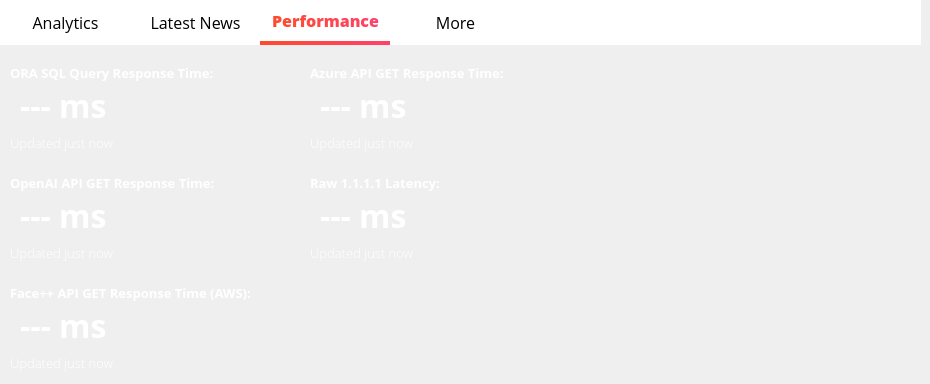
      <widget class="QWidget" name="performance">
       <widget class="QWidget" name="widget_27" native="true">
        <property name="geometry">
         <rect>
          <x>0</x>
          <y>0</y>
          <width>921</width>
          <height>45</height>
         </rect>
        </property>
        <property name="styleSheet">
         <string notr="true">QWidget{
background-color: rgb(255, 255, 255);
}
QPushButton {
    border: none;
    padding: 5px 10px;
    font-size: 16px;
    font-weight: normal;
    color: black;
}

QPushButton:checked {
    border-bottom: 4px solid qlineargradient(x1:0, y1:0, x2:1, y2:0, stop:0 #FF4B2B, stop:1 #FF416C);
    border-right: none;
    border-top: none;
    color: qlineargradient(x1:0, y1:0, x2:1, y2:0, stop:0 #FF4B2B, stop:1 #FF416C);
    font-weight: 700;
}

QPushButton:hover {
    background-color: qlineargradient(x1:0, y1:0, x2:1, y2:0, stop:0 #f2f2f2, stop:1 #e6e6e6);
}</string>
        </property>
        <widget class="QPushButton" name="pushButton_120">
         <property name="geometry">
          <rect>
           <x>0</x>
           <y>0</y>
           <width>131</width>
           <height>45</height>
          </rect>
         </property>
         <property name="font">
          <font>
           <family>Open Sans</family>
           <pointsize>-1</pointsize>
           <weight>50</weight>
           <bold>false</bold>
          </font>
         </property>
         <property name="cursor">
          <cursorShape>PointingHandCursor</cursorShape>
         </property>
         <property name="styleSheet">
          <string notr="true">border: none;
</string>
         </property>
         <property name="text">
          <string>Analytics</string>
         </property>
        </widget>
        <widget class="QPushButton" name="pushButton_121">
         <property name="geometry">
          <rect>
           <x>130</x>
           <y>0</y>
           <width>131</width>
           <height>45</height>
          </rect>
         </property>
         <property name="font">
          <font>
           <family>Open Sans</family>
           <pointsize>-1</pointsize>
           <weight>50</weight>
           <bold>false</bold>
          </font>
         </property>
         <property name="cursor">
          <cursorShape>PointingHandCursor</cursorShape>
         </property>
         <property name="styleSheet">
          <string notr="true">border: none;

</string>
         </property>
         <property name="text">
          <string>Latest News</string>
         </property>
        </widget>
        <widget class="QPushButton" name="pushButton_122">
         <property name="enabled">
          <bool>false</bool>
         </property>
         <property name="geometry">
          <rect>
           <x>260</x>
           <y>0</y>
           <width>131</width>
           <height>45</height>
          </rect>
         </property>
         <property name="font">
          <font>
           <family>Open Sans</family>
           <pointsize>-1</pointsize>
           <weight>87</weight>
           <bold>true</bold>
          </font>
         </property>
         <property name="styleSheet">
          <string notr="true">border-bottom: 4px solid qlineargradient(x1:0, y1:0, x2:1, y2:0, stop:0 #FF4B2B, stop:1 #FF416C);;
border-right: none;
border-top: none;
color: qlineargradient(x1:0, y1:0, x2:1, y2:0, stop:0 #FF4B2B, stop:1 #FF416C);
font-weight: 700;
</string>
         </property>
         <property name="text">
          <string>Performance</string>
         </property>
        </widget>
        <widget class="QPushButton" name="pushButton_123">
         <property name="geometry">
          <rect>
           <x>390</x>
           <y>0</y>
           <width>131</width>
           <height>45</height>
          </rect>
         </property>
         <property name="font">
          <font>
           <family>Open Sans</family>
           <pointsize>-1</pointsize>
           <weight>50</weight>
           <bold>false</bold>
          </font>
         </property>
         <property name="cursor">
          <cursorShape>PointingHandCursor</cursorShape>
         </property>
         <property name="styleSheet">
          <string notr="true">border: none;</string>
         </property>
         <property name="text">
          <string>More</string>
         </property>
        </widget>
       </widget>
       <widget class="QLabel" name="label_50">
        <property name="geometry">
         <rect>
          <x>10</x>
          <y>60</y>
          <width>211</width>
          <height>25</height>
         </rect>
        </property>
        <property name="sizePolicy">
         <sizepolicy hsizetype="Minimum" vsizetype="Minimum">
          <horstretch>0</horstretch>
          <verstretch>0</verstretch>
         </sizepolicy>
        </property>
        <property name="minimumSize">
         <size>
          <width>50</width>
          <height>25</height>
         </size>
        </property>
        <property name="font">
         <font>
          <family>Open Sans</family>
          <pointsize>10</pointsize>
          <weight>75</weight>
          <bold>true</bold>
         </font>
        </property>
        <property name="styleSheet">
         <string notr="true">background: transparent;
color: white;</string>
        </property>
        <property name="text">
         <string>ORA SQL Query Response Time:</string>
        </property>
       </widget>
       <widget class="QLabel" name="stat1_2">
        <property name="geometry">
         <rect>
          <x>20</x>
          <y>90</y>
          <width>178</width>
          <height>30</height>
         </rect>
        </property>
        <property name="sizePolicy">
         <sizepolicy hsizetype="Minimum" vsizetype="Minimum">
          <horstretch>0</horstretch>
          <verstretch>0</verstretch>
         </sizepolicy>
        </property>
        <property name="minimumSize">
         <size>
          <width>50</width>
          <height>30</height>
         </size>
        </property>
        <property name="font">
         <font>
          <family>Open Sans</family>
          <pointsize>24</pointsize>
          <weight>75</weight>
          <bold>true</bold>
         </font>
        </property>
        <property name="styleSheet">
         <string notr="true">background: transparent;
color: white;</string>
        </property>
        <property name="text">
         <string>--- ms</string>
        </property>
       </widget>
       <widget class="QLabel" name="label_51">
        <property name="geometry">
         <rect>
          <x>10</x>
          <y>130</y>
          <width>178</width>
          <height>25</height>
         </rect>
        </property>
        <property name="sizePolicy">
         <sizepolicy hsizetype="Minimum" vsizetype="Minimum">
          <horstretch>0</horstretch>
          <verstretch>0</verstretch>
         </sizepolicy>
        </property>
        <property name="minimumSize">
         <size>
          <width>50</width>
          <height>25</height>
         </size>
        </property>
        <property name="font">
         <font>
          <family>Open Sans Light</family>
          <pointsize>10</pointsize>
          <weight>50</weight>
          <bold>false</bold>
         </font>
        </property>
        <property name="styleSheet">
         <string notr="true">color: rgb(255, 255, 255);
background-color: transparent;</string>
        </property>
        <property name="text">
         <string>Updated just now</string>
        </property>
       </widget>
       <widget class="QLabel" name="label_61">
        <property name="geometry">
         <rect>
          <x>10</x>
          <y>170</y>
          <width>361</width>
          <height>25</height>
         </rect>
        </property>
        <property name="sizePolicy">
         <sizepolicy hsizetype="Minimum" vsizetype="Minimum">
          <horstretch>0</horstretch>
          <verstretch>0</verstretch>
         </sizepolicy>
        </property>
        <property name="minimumSize">
         <size>
          <width>50</width>
          <height>25</height>
         </size>
        </property>
        <property name="font">
         <font>
          <family>Open Sans</family>
          <pointsize>10</pointsize>
          <weight>75</weight>
          <bold>true</bold>
         </font>
        </property>
        <property name="styleSheet">
         <string notr="true">background: transparent;
color: white;</string>
        </property>
        <property name="text">
         <string>OpenAI API GET Response Time:</string>
        </property>
       </widget>
       <widget class="QLabel" name="stat1_5">
        <property name="geometry">
         <rect>
          <x>20</x>
          <y>200</y>
          <width>178</width>
          <height>30</height>
         </rect>
        </property>
        <property name="sizePolicy">
         <sizepolicy hsizetype="Minimum" vsizetype="Minimum">
          <horstretch>0</horstretch>
          <verstretch>0</verstretch>
         </sizepolicy>
        </property>
        <property name="minimumSize">
         <size>
          <width>50</width>
          <height>30</height>
         </size>
        </property>
        <property name="font">
         <font>
          <family>Open Sans</family>
          <pointsize>24</pointsize>
          <weight>75</weight>
          <bold>true</bold>
         </font>
        </property>
        <property name="styleSheet">
         <string notr="true">background: transparent;
color: white;</string>
        </property>
        <property name="text">
         <string>--- ms</string>
        </property>
       </widget>
       <widget class="QLabel" name="label_62">
        <property name="geometry">
         <rect>
          <x>10</x>
          <y>240</y>
          <width>178</width>
          <height>25</height>
         </rect>
        </property>
        <property name="sizePolicy">
         <sizepolicy hsizetype="Minimum" vsizetype="Minimum">
          <horstretch>0</horstretch>
          <verstretch>0</verstretch>
         </sizepolicy>
        </property>
        <property name="minimumSize">
         <size>
          <width>50</width>
          <height>25</height>
         </size>
        </property>
        <property name="font">
         <font>
          <family>Open Sans Light</family>
          <pointsize>10</pointsize>
          <weight>50</weight>
          <bold>false</bold>
         </font>
        </property>
        <property name="styleSheet">
         <string notr="true">color: rgb(255, 255, 255);
background-color: transparent;</string>
        </property>
        <property name="text">
         <string>Updated just now</string>
        </property>
       </widget>
       <widget class="QLabel" name="label_63">
        <property name="geometry">
         <rect>
          <x>10</x>
          <y>280</y>
          <width>251</width>
          <height>25</height>
         </rect>
        </property>
        <property name="sizePolicy">
         <sizepolicy hsizetype="Minimum" vsizetype="Minimum">
          <horstretch>0</horstretch>
          <verstretch>0</verstretch>
         </sizepolicy>
        </property>
        <property name="minimumSize">
         <size>
          <width>50</width>
          <height>25</height>
         </size>
        </property>
        <property name="font">
         <font>
          <family>Open Sans</family>
          <pointsize>10</pointsize>
          <weight>75</weight>
          <bold>true</bold>
         </font>
        </property>
        <property name="styleSheet">
         <string notr="true">background: transparent;
color: white;</string>
        </property>
        <property name="text">
         <string>Face++ API GET Response Time (AWS):</string>
        </property>
       </widget>
       <widget class="QLabel" name="stat1_6">
        <property name="geometry">
         <rect>
          <x>20</x>
          <y>310</y>
          <width>178</width>
          <height>30</height>
         </rect>
        </property>
        <property name="sizePolicy">
         <sizepolicy hsizetype="Minimum" vsizetype="Minimum">
          <horstretch>0</horstretch>
          <verstretch>0</verstretch>
         </sizepolicy>
        </property>
        <property name="minimumSize">
         <size>
          <width>50</width>
          <height>30</height>
         </size>
        </property>
        <property name="font">
         <font>
          <family>Open Sans</family>
          <pointsize>24</pointsize>
          <weight>75</weight>
          <bold>true</bold>
         </font>
        </property>
        <property name="styleSheet">
         <string notr="true">background: transparent;
color: white;</string>
        </property>
        <property name="text">
         <string>--- ms</string>
        </property>
       </widget>
       <widget class="QLabel" name="label_64">
        <property name="geometry">
         <rect>
          <x>10</x>
          <y>350</y>
          <width>178</width>
          <height>25</height>
         </rect>
        </property>
        <property name="sizePolicy">
         <sizepolicy hsizetype="Minimum" vsizetype="Minimum">
          <horstretch>0</horstretch>
          <verstretch>0</verstretch>
         </sizepolicy>
        </property>
        <property name="minimumSize">
         <size>
          <width>50</width>
          <height>25</height>
         </size>
        </property>
        <property name="font">
         <font>
          <family>Open Sans Light</family>
          <pointsize>10</pointsize>
          <weight>50</weight>
          <bold>false</bold>
         </font>
        </property>
        <property name="styleSheet">
         <string notr="true">color: rgb(255, 255, 255);
background-color: transparent;</string>
        </property>
        <property name="text">
         <string>Updated just now</string>
        </property>
       </widget>
       <widget class="QLabel" name="label_52">
        <property name="geometry">
         <rect>
          <x>310</x>
          <y>130</y>
          <width>178</width>
          <height>25</height>
         </rect>
        </property>
        <property name="sizePolicy">
         <sizepolicy hsizetype="Minimum" vsizetype="Minimum">
          <horstretch>0</horstretch>
          <verstretch>0</verstretch>
         </sizepolicy>
        </property>
        <property name="minimumSize">
         <size>
          <width>50</width>
          <height>25</height>
         </size>
        </property>
        <property name="font">
         <font>
          <family>Open Sans Light</family>
          <pointsize>10</pointsize>
          <weight>50</weight>
          <bold>false</bold>
         </font>
        </property>
        <property name="styleSheet">
         <string notr="true">color: rgb(255, 255, 255);
background-color: transparent;</string>
        </property>
        <property name="text">
         <string>Updated just now</string>
        </property>
       </widget>
       <widget class="QLabel" name="label_53">
        <property name="geometry">
         <rect>
          <x>310</x>
          <y>60</y>
          <width>211</width>
          <height>25</height>
         </rect>
        </property>
        <property name="sizePolicy">
         <sizepolicy hsizetype="Minimum" vsizetype="Minimum">
          <horstretch>0</horstretch>
          <verstretch>0</verstretch>
         </sizepolicy>
        </property>
        <property name="minimumSize">
         <size>
          <width>50</width>
          <height>25</height>
         </size>
        </property>
        <property name="font">
         <font>
          <family>Open Sans</family>
          <pointsize>10</pointsize>
          <weight>75</weight>
          <bold>true</bold>
         </font>
        </property>
        <property name="styleSheet">
         <string notr="true">background: transparent;
color: white;</string>
        </property>
        <property name="text">
         <string>Azure API GET Response Time:</string>
        </property>
       </widget>
       <widget class="QLabel" name="stat1_3">
        <property name="geometry">
         <rect>
          <x>320</x>
          <y>90</y>
          <width>178</width>
          <height>30</height>
         </rect>
        </property>
        <property name="sizePolicy">
         <sizepolicy hsizetype="Minimum" vsizetype="Minimum">
          <horstretch>0</horstretch>
          <verstretch>0</verstretch>
         </sizepolicy>
        </property>
        <property name="minimumSize">
         <size>
          <width>50</width>
          <height>30</height>
         </size>
        </property>
        <property name="font">
         <font>
          <family>Open Sans</family>
          <pointsize>24</pointsize>
          <weight>75</weight>
          <bold>true</bold>
         </font>
        </property>
        <property name="styleSheet">
         <string notr="true">background: transparent;
color: white;</string>
        </property>
        <property name="text">
         <string>--- ms</string>
        </property>
       </widget>
       <widget class="QLabel" name="label_54">
        <property name="geometry">
         <rect>
          <x>310</x>
          <y>170</y>
          <width>211</width>
          <height>25</height>
         </rect>
        </property>
        <property name="sizePolicy">
         <sizepolicy hsizetype="Minimum" vsizetype="Minimum">
          <horstretch>0</horstretch>
          <verstretch>0</verstretch>
         </sizepolicy>
        </property>
        <property name="minimumSize">
         <size>
          <width>50</width>
          <height>25</height>
         </size>
        </property>
        <property name="font">
         <font>
          <family>Open Sans</family>
          <pointsize>10</pointsize>
          <weight>75</weight>
          <bold>true</bold>
         </font>
        </property>
        <property name="styleSheet">
         <string notr="true">background: transparent;
color: white;</string>
        </property>
        <property name="text">
         <string>Raw 1.1.1.1 Latency:</string>
        </property>
       </widget>
       <widget class="QLabel" name="label_55">
        <property name="geometry">
         <rect>
          <x>310</x>
          <y>240</y>
          <width>178</width>
          <height>25</height>
         </rect>
        </property>
        <property name="sizePolicy">
         <sizepolicy hsizetype="Minimum" vsizetype="Minimum">
          <horstretch>0</horstretch>
          <verstretch>0</verstretch>
         </sizepolicy>
        </property>
        <property name="minimumSize">
         <size>
          <width>50</width>
          <height>25</height>
         </size>
        </property>
        <property name="font">
         <font>
          <family>Open Sans Light</family>
          <pointsize>10</pointsize>
          <weight>50</weight>
          <bold>false</bold>
         </font>
        </property>
        <property name="styleSheet">
         <string notr="true">color: rgb(255, 255, 255);
background-color: transparent;</string>
        </property>
        <property name="text">
         <string>Updated just now</string>
        </property>
       </widget>
       <widget class="QLabel" name="stat1_4">
        <property name="geometry">
         <rect>
          <x>320</x>
          <y>200</y>
          <width>178</width>
          <height>30</height>
         </rect>
        </property>
        <property name="sizePolicy">
         <sizepolicy hsizetype="Minimum" vsizetype="Minimum">
          <horstretch>0</horstretch>
          <verstretch>0</verstretch>
         </sizepolicy>
        </property>
        <property name="minimumSize">
         <size>
          <width>50</width>
          <height>30</height>
         </size>
        </property>
        <property name="font">
         <font>
          <family>Open Sans</family>
          <pointsize>24</pointsize>
          <weight>75</weight>
          <bold>true</bold>
         </font>
        </property>
        <property name="styleSheet">
         <string notr="true">background: transparent;
color: white;</string>
        </property>
        <property name="text">
         <string>--- ms</string>
        </property>
       </widget>
      </widget>
